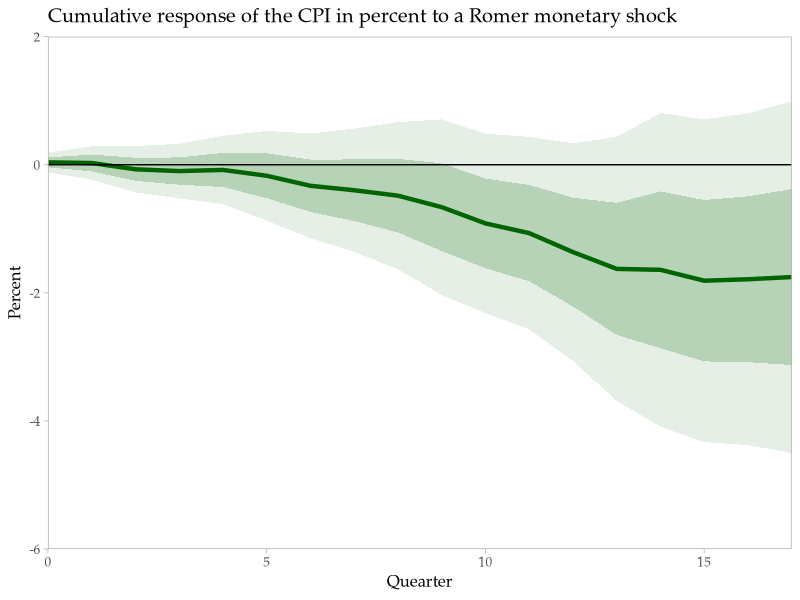
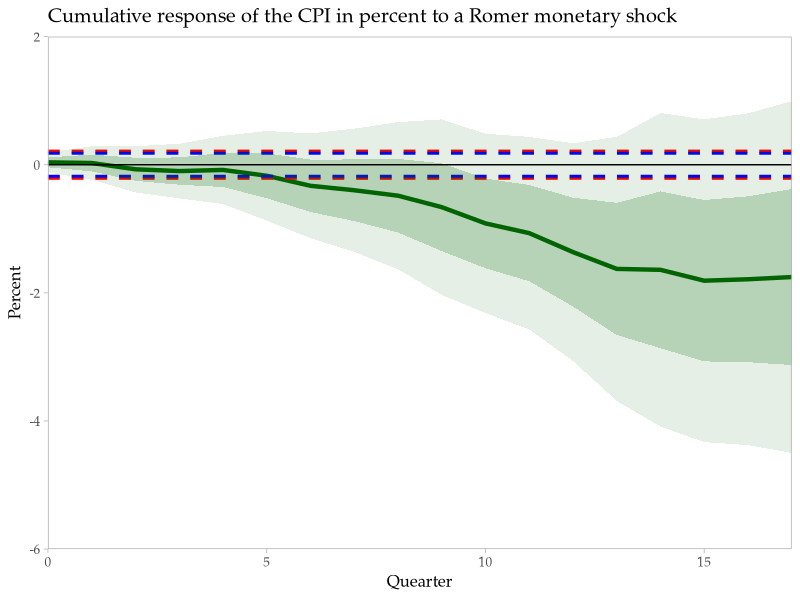

The R source for these figures, in order:
## ---- chunk 1
knitr::opts_chunk$set(
  eval    = TRUE,
  echo    = TRUE,
  warning = FALSE,
  message = FALSE
)
## ---- chunk 2
library(tidyverse) # for data processing and plotting
library(broom)     # for tidying regression output
library(haven)     # for reading Stata .dta files
library(dynlm)     # for running dynamic regressions with leads and lags
library(sandwich)  # for Newey-West standard errors
library(lmtest)    # for significance tests
## ---- chunk 3
h     <- 17    # IRF horizon
p     <- 0.05  # p-value
lags  <- 6     # lags to be used in LP regressions
nwlag <- h     # lags to be used in Newey-West
block <- h     # bootstrap block size
## ---- chunk 4
smpl_start <- ymd("1985-01-01")
smpl_end   <- ymd("2007-12-31")
## ---- chunk 5
df_raw <- read_dta("data/aggregatedata_final.dta")
## ---- chunk 6
df <- df_raw %>%
  mutate(
    # scale variables to work in percent
    date = observation_date,
    dlrgdp = 100 * dlrgdp,
    dlcpi  = 100* dlcpi,
    lcpi   = 100 * lcpi,
    lrgdp  = 100* lrgdp
  ) %>% 
  filter(between(date, smpl_start, smpl_end)) %>% 
  select(date, lcpi, rr_shock, dlcpi, dlrgdp, dstir) %>% 
  rename(
    y = lcpi,      # response 
    z = rr_shock   # instrument
  ) %>% 
  ts()
## ---- chunk 7
mat_lp <- matrix(data = NA, ncol = 7, nrow = h+1)  # matrix to store estimation results

for (i in 0:h) {
  lm_fit     <- dynlm(L(y, -i) - L(y, 1) ~ z + L(dlrgdp, 1:lags) + L(dlcpi, 1:lags) + L(dstir, 1:lags), data = df)
  
  lm_coef    <- coeftest(lm_fit, vcov. = NeweyWest(lm_fit, lag = i, prewhite = FALSE))
  lm_summary <- tidy(lm_coef)
  estimate   <- lm_summary %>% slice(2) %>% select(estimate) 
  se         <- lm_summary %>% slice(2) %>% select(std.error) 
  
  mat_lp[i+1, 1] <- i
  mat_lp[i+1, 2] <- estimate[[1]]
  mat_lp[i+1, 3] <- se[[1]]
  mat_lp[i+1, 4] <- estimate[[1]] + 1 * se[[1]]
  mat_lp[i+1, 5] <- estimate[[1]] - 1 * se[[1]]
  mat_lp[i+1, 6] <- estimate[[1]] + 2 * se[[1]]
  mat_lp[i+1, 7] <- estimate[[1]] - 2 * se[[1]]
}

df_lp <- mat_lp %>% 
  as_tibble()

colnames(df_lp) <- 
  c("horizon", "mid", "se", "up1", "down1", "up2", "down2")
## ---- chunk 8
df_lp %>% 
  ggplot(aes(x = horizon)) +
  geom_line(aes(y = mid), color = 'darkgreen', size = 1.5) +
  geom_ribbon(aes(ymin = down1, ymax = up1),
              fill = "darkgreen", linetype = 0, alpha = 0.2) +
  geom_ribbon(aes(ymin = down2, ymax = up2),
              fill = "darkgreen", linetype = 0, alpha = 0.1) +
  scale_x_continuous(expand = c(0,0), breaks = seq(0, h, 5)) +
  scale_y_continuous(expand = c(0,0), limits = c(-6, 2)) +
  labs(
    x = "Quearter",
    y = "Percent",
    title = "Cumulative response of the CPI in percent to a Romer monetary shock",
  ) +
  geom_hline(aes(yintercept = 0)) +
  theme_light(12, base_family = "Palatino Linotype") +
  theme(
    panel.grid.major = element_blank(),
    panel.grid.minor = element_blank()
  )
## ---- chunk 9
model_y <- dynlm(y - L(y, 1) ~ L(dlrgdp, 1:lags) + L(dlcpi, 1:lags) + L(dstir, 1:lags), data = df)
model_z <- dynlm(z ~ L(dlrgdp, 1:lags) + L(dlcpi, 1:lags) + L(dstir, 1:lags), data = df)

r_y <- model_y$residuals
r_z <- model_z$residuals
## ---- chunk 10
w         <- r_z^2
mw        <- mean(w)
eta       <- r_y*r_z
model_eta <- lm(eta ~ 1)
nw_se_eta <- sqrt(diag(vcovHAC(model_eta, lag = nwlag)))
seta      <- nw_se_eta["(Intercept)"]
sbeta     <- seta/mw

bju <- qnorm(1 - (p / (2 * (h + 1)))) * sbeta
bjd <- -bju
## ---- chunk 11
set.seed(12345)   # for replication

n         <- length(r_y)
block_id  <- floor((1:n + block - 1) / block)
model_eta <- lm(eta ~ 1)
nw_se_eta <- sqrt(diag(vcovBS(model_eta, cluster = block_id, R = 1000)))
seta      <- nw_se_eta["(Intercept)"]
sbeta     <- seta/mw

bootju <- qnorm(1 - (p / (2 * (h + 1)))) * sbeta
bootjd <- -bootju
## ---- chunk 12
df_sb <- tibble(
  bju    = rep(bju, h+1),
  bjd    = rep(bjd, h+1),
  bootju = rep(bootju, h+1),
  bootjd = rep(bootjd, h+1)
)
## ---- chunk 13
df_lp %>% 
  bind_cols(df_sb) %>% 
  ggplot(aes(x = horizon)) +
  geom_line(aes(y = mid), color = 'darkgreen', size = 1.5) +
  geom_line(aes(y = bju), color = "red", linetype = 2, size = 1) +
  geom_line(aes(y = bjd), color = "red", linetype = 2, size = 1) +
  geom_line(aes(y = bootju), color = "blue", linetype = 2, size = 1) +
  geom_line(aes(y = bootjd), color = "blue", linetype = 2, size = 1) +
  geom_ribbon(aes(ymin = down1, ymax = up1),
              fill = "darkgreen", linetype = 0, alpha = 0.2) +
  geom_ribbon(aes(ymin = down2, ymax = up2),
              fill = "darkgreen", linetype = 0, alpha = 0.1) +
  scale_x_continuous(expand = c(0,0), breaks = seq(0, h, 5)) +
  scale_y_continuous(expand = c(0,0), limits = c(-6, 2)) +
  labs(
    x = "Quearter",
    y = "Percent",
    title = "Cumulative response of the CPI in percent to a Romer monetary shock",
  ) +
  geom_hline(aes(yintercept = 0)) +
  theme_light(12, base_family = "Palatino Linotype") +
  theme(
    panel.grid.major = element_blank(),
    panel.grid.minor = element_blank()
  )
